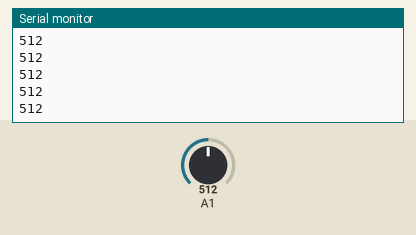
Simulated run of this sketch. Board: Arduino Uno, built with avr-gcc and run on an emulated ATmega328P. On the bench: the last lines printed to the serial monitor. The test bench sets the inputs (shaded band); at power-on: A1 = 512.

Above: at 1.2 s.
1.3 s: A1 set to 716
At 2.4 s:
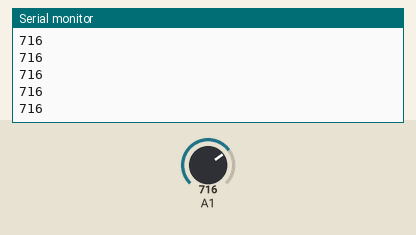
2.8 s: A1 set to 900
At 3.7 s:
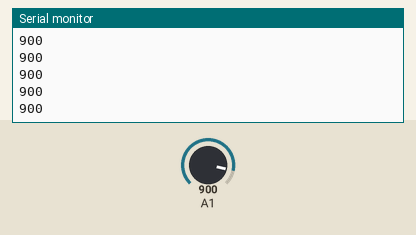
Timing chart, 0 to 5.8 s (numbered marks = the images above; inputs shaded):
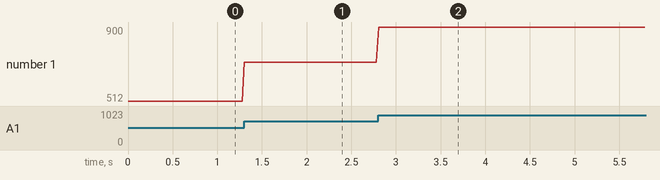

Measured:
- after the input at 1.3 s, the serial monitor: prints a new line at once (image 1)
- after the input at 2.8 s, the serial monitor: prints a new line at once (image 2)
- plotted number 1: 512 → 716 after the input at 1.3 s, 716 → 900 after the input at 2.8 s

The sketch:

mictest.ino
```cpp
#define sampleDelay 25


void setup() {
  Serial.begin(9600);
}

void loop() {
  unsigned long initT = millis();
  Serial.println(analogRead(A1));
  while(millis() < initT + sampleDelay){};
}
```
